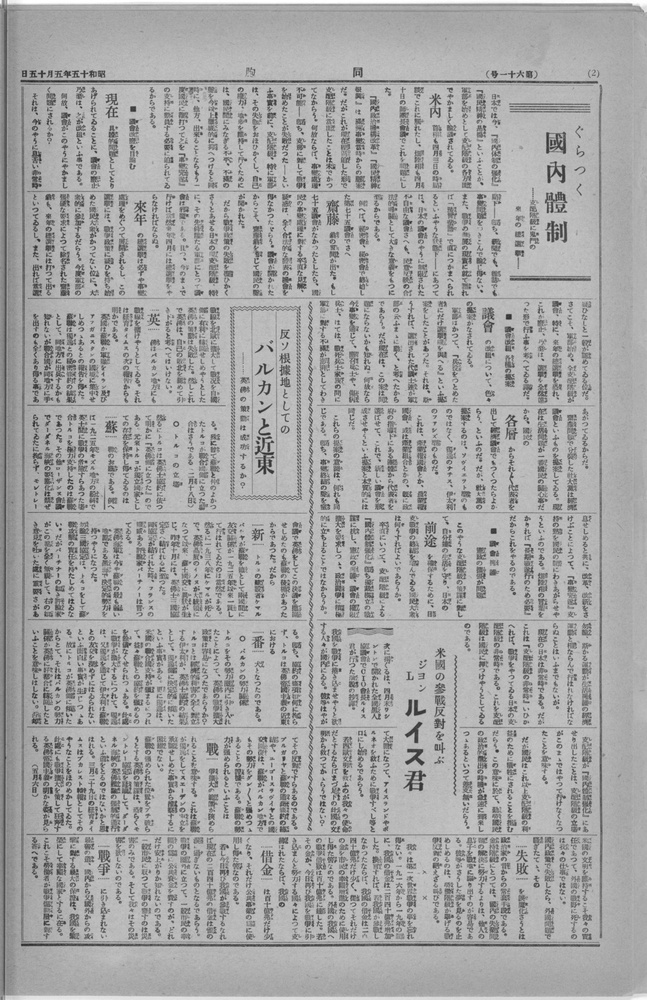
#> input picture input/test/Doho_19400515_0002.jpg, 647 x 1000 px, shrunk from 1588 x 2455 before the run
$ python -i img_preprocess.py   (imports and definitions only)
#> lines starting #> are read from the running program, lines starting #| are printed output that depends on the picture; after the words box and inside, x2 and y2 are one past the last pixel; in counts of white or black regions, pixels touching at a corner belong together
#> further down, picture is the input picture: shape (1000, 647, 3); min 35, max 255, mean 166.5
import numpy as np
import cv2
import matplotlib.pyplot as plt
from copy import deepcopy
import statistics
import os
import shutil
import sys
import glob

def align_points(cnt00):

    # 輪郭に沿った長さの列
    lengs = [cv2.arcLength(cnt00[:i+1], False)  for i in range(len(cnt00))]

    # 輪郭点を分割
    SPANS = 128
    allLength = cv2.arcLength(cnt00,True)
    needLengs = np.linspace(0,allLength,SPANS) # 分割した場合の弧距離のリスト
    lengs.append(allLength)
    cnt00 = np.r_[cnt00,[cnt00[0]]]
    s_indexies = []
    index = 0
    for i in range(SPANS):
        nl = needLengs[i]
        for j in range(index,len(cnt00)-1):
            l0,l1 = lengs[j],lengs[j+1]
            if l0 <= nl and nl <= l1:
                if np.sqrt((l0-nl)**2) < np.sqrt((l1-nl)**2):
                    s_indexies.append(j)
                    index = j+1
                else:
                    s_indexies.append(j+1)
                    index = j+2
                break
    samples =  np.array([[cnt00[i][0][0],cnt00[i][0][1]]  for i  in s_indexies])


    # [6 lines of commented-out code are left out]

    return samples


# 輪郭点の取得
def get_contours(img):

    height, width = img.shape[:2]
#> height = 1000; width = 647
    # convert gray scale image
    img_gray = (cv2.cvtColor(img, cv2.COLOR_BGR2GRAY)).astype(np.uint8)

    ret, img_binary = cv2.threshold(img_gray, 0, 255, cv2.THRESH_OTSU)
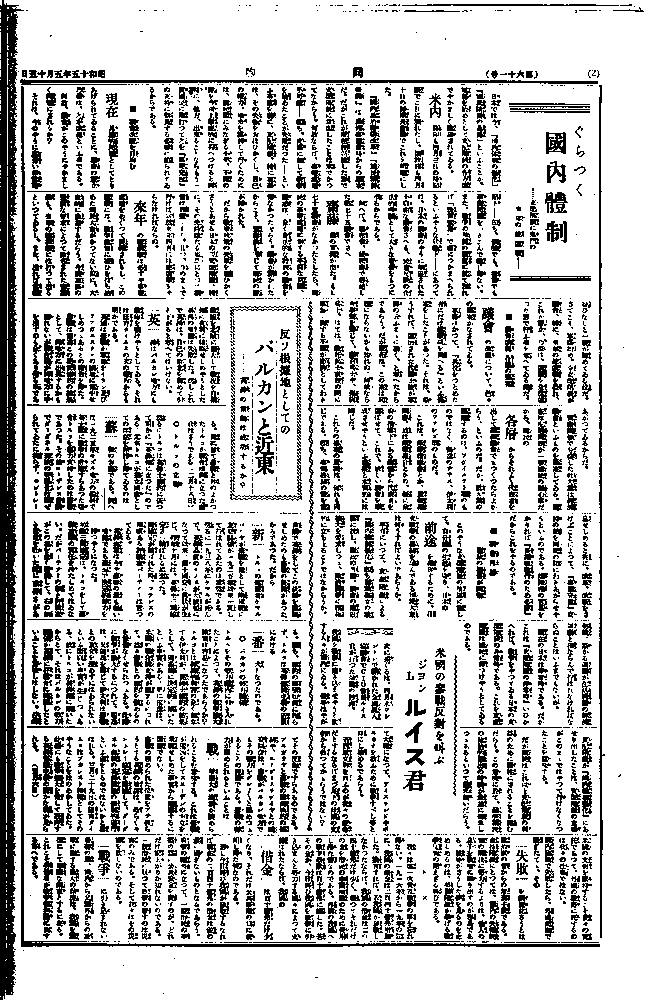
#> img_binary: shape (1000, 647); 77.8% white; 3976 black regions (2438 under 20 px), largest, box (x1, y1, x2, y2) and area: (0, 0, 24, 1000) 13880, (21, 86, 600, 947) 4264, (599, 85, 605, 938) 1944
#> ret = 150


    img_binary = 255-img_binary # 白黒反転
#> img_binary: shape (1000, 647); 22.2% white; 3976 white regions (2438 under 20 px)

    # ルビを消してしまう可能性があったので使っていません
    # ノイズ除去処理
    #ksize = 3
    #img_mask = cv2.medianBlur(img_binary, ksize) # 中央値フィルタ

    contours, hierarchy = cv2.findContours(img_binary, cv2.RETR_EXTERNAL, cv2.CHAIN_APPROX_NONE)
#> contours = 3976 contours, 2951 with area under 20; largest, box (x1, y1, x2, y2) and area: (0, 0, 24, 1000) 13698, (21, 86, 600, 947) 2788, (20, 79, 598, 85) 1123, (599, 85, 605, 938) 1087, (307, 301, 314, 831) 916
    contours = list(filter(lambda x: cv2.contourArea(x) >= 5, contours))
#> contours = 2136 contours, 1111 with area under 20; largest, box (x1, y1, x2, y2) and area: (0, 0, 24, 1000) 13698, (21, 86, 600, 947) 2788, (20, 79, 598, 85) 1123, (599, 85, 605, 938) 1087, (307, 301, 314, 831) 916
    ### contours[輪郭番号][点の番号][0][X座標, Y座標] ###

    # 座標の点数多すぎるもの(128以上)は減らす
    p128_contours = [align_points(contours[i]) for i in range(len(contours))]
#> in align_points, `lengs = [cv2.arcLength(cnt00[:i+1], False)  for i in range(len(cnt00))]`: lengs = [0, 1.41, 2.41, 3.41, 4.41, 5.41, 6.41, 7.41, 8.41, 9.83, 10.83, 11.83, 13.24, 14.24, 15.24]
#> in align_points, `allLength = cv2.arcLength(cnt00,True)`: allLength = 16.24
#> in align_points, `cnt00 = np.r_[cnt00,[cnt00[0]]]`: cnt00 = contour of 16 points, box (x1, y1, x2, y2) (571, 934, 577, 939), area 18
#> after the loop in align_points, `for i in range(SPANS):`: s_indexies = [0, 1, 2, 3, 4, 5, 6, 7, 8, 9, 10, 11, 12, 13, 14]
#> in align_points, `samples =  np.array([[cnt00[i][0][0],cnt00[i][0][1]]  for i  in s_inde..`: samples = 15 rows, first 8: [572, 934], [571, 935], [571, 936], [571, 937], [571, 938], [572, 938], [573, 938], [574, 938]
#> in align_points (call 2), `samples =  np.array([[cnt00[i][0][0],cnt00[i][0][1]]  for i  in s_inde..`: samples = 18 rows, first 8: [519, 934], [519, 935], [519, 936], [519, 937], [519, 938], [520, 938], [521, 938], [522, 939]
#> in align_points (call 3), `samples =  np.array([[cnt00[i][0][0],cnt00[i][0][1]]  for i  in s_inde..`: samples = 14 rows, first 8: [479, 934], [479, 935], [478, 936], [479, 937], [480, 937], [481, 938], [482, 938], [483, 938]
#> in align_points (call 4), `samples =  np.array([[cnt00[i][0][0],cnt00[i][0][1]]  for i  in s_inde..`: samples = 14 rows, first 8: [310, 934], [310, 935], [310, 936], [310, 937], [310, 938], [310, 939], [310, 938], [311, 937]
#> in align_points (call 7), `samples =  np.array([[cnt00[i][0][0],cnt00[i][0][1]]  for i  in s_inde..`: samples = 23 rows, first 8: [247, 934], [246, 935], [246, 936], [246, 937], [246, 938], [247, 939], [248, 939], [249, 938]
#> in align_points (call 9), `samples =  np.array([[cnt00[i][0][0],cnt00[i][0][1]]  for i  in s_inde..`: samples = 14 rows, first 8: [469, 933], [468, 934], [468, 935], [468, 936], [467, 937], [468, 938], [469, 938], [470, 938]
#> in align_points (call 10), `samples =  np.array([[cnt00[i][0][0],cnt00[i][0][1]]  for i  in s_inde..`: samples = 23 rows, first 8: [396, 933], [396, 934], [396, 935], [397, 936], [396, 937], [396, 938], [397, 938], [398, 938]

    return p128_contours

# [50 lines left out: functions preprocess, main, not called in this run]


# [2 lines not run here, left out]

>>> import cv2
>>> picture = cv2.imread('../../../input/test/Doho_19400515_0002.jpg')
>>> result = get_contours(picture)
